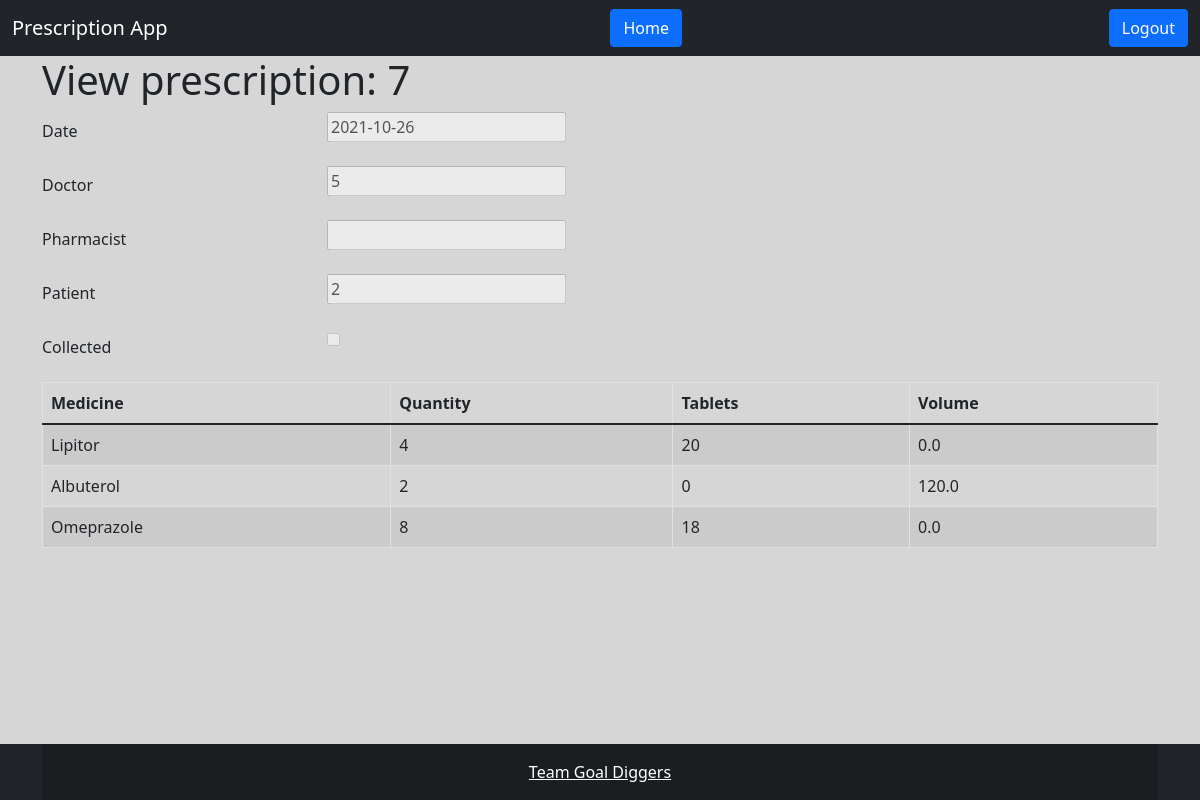
The app's page /view_prescription/7/ (signed in) with its own data.
### Prescriptions/models.py (models this page shows)
class Prescription(models.Model):
    date = models.DateTimeField(default=datetime.datetime.now)
    doctor = models.ForeignKey(CustomUser, on_delete=models.DO_NOTHING, related_name='doctor')
    pharmacist = models.ForeignKey(CustomUser, on_delete=models.DO_NOTHING, related_name='pharmacist', blank=True, null=True)
    patient = models.ForeignKey(CustomUser, on_delete=models.DO_NOTHING, related_name='patient')
    collected = models.BooleanField(default=False)
    def __str__(self):
        return 'Collected by ' if self.collected else 'Prescribed to ' + str(self.patient) + ' on ' + str(self.date)

class Medicine(models.Model):
    name = models.CharField(max_length=200)
    description = models.CharField(max_length=1000)
    tablets = models.PositiveIntegerField(default=0, validators=[MinValueValidator(0)])
    volume = models.FloatField(default=0, validators=[MinValueValidator(0)])
    def __str__(self):
        return self.name

### Accounts/models.py (models this page shows, shortened)
class CustomUser(AbstractBaseUser, PermissionsMixin):
    email = models.EmailField("email address", unique=True)
    is_staff = models.BooleanField(default=False)
    is_active = models.BooleanField(default=True)
    user_type = models.CharField(max_length=20, choices=USER_TYPES, default='patient')
    full_name = models.CharField(max_length=200)
    phone_number = models.CharField(max_length=10, unique=True)
    address = models.CharField(max_length=200)
    USERNAME_FIELD = "email"
    REQUIRED_FIELDS = []
    objects = CustomUserManager()
    class Meta:
        verbose_name = 'User'
        verbose_name_plural = 'Users'
    def __str__(self):
        return self.email

### PrescriptionApp/views.py (the view)
# urls.py: path('view_prescription/<int:pk>/', views.ViewPrescription.as_view(), name='view_prescription'),
class ViewPrescription(LoginRequiredMixin, UpdateView):
	template_name = 'doctor/view_prescription.html'
	model = Prescription
	form_class = ViewPrescriptionForm
	def dispatch(self, request, *args, **kwargs):
		if request.user.is_authenticated:
			if request.user.user_type == 'doctor':
				return self.get(request, *args, **kwargs)
			else:
				return redirect('home')
		else:
			return redirect('Accounts:login')
	def get_context_data(self, *, object_list=None, **kwargs):
		pk = self.kwargs.get('pk')
		context = super(ViewPrescription, self).get_context_data()
		medicine_quantity = MedicineQuantity.objects.filter(prescription_id=pk).select_related('medicine')
		context['items'] = []
		for item in medicine_quantity:
			context['items'].append([
				item.id,
				[
					item.medicine,
					item.quantity,
					item.medicine.tablets,
					item.medicine.volume,
				]
			])
		context['titles'] = [
			'Medicine',
			'Quantity',
			'Tablets',
			'Volume',
		]
		context['prescription_id'] = pk
		for item in medicine_quantity:
			print(item)
		return context
	def get_object(self, queryset=None):
		pk = self.kwargs.get('pk')
		obj = Prescription.objects.select_related('doctor').get(id=pk)
		print(f'obj:\n{obj}')
		print(obj.doctor)
		return obj

### Prescriptions/forms.py
class ViewPrescriptionForm(forms.ModelForm):
    class Meta:
        model = Prescription
        fields = ['date', 'doctor', 'pharmacist', 'patient', 'collected']
    date = forms.DateField(disabled=True)
    doctor = forms.CharField(disabled=True)
    pharmacist = forms.CharField(disabled=True)
    patient = forms.CharField(disabled=True)
    collected = forms.BooleanField(disabled=True)

### Prescriptions/models.py (called while the page is built)
    def __str__(self):
        return f'Quantity: {self.quantity}\nMedicine: {self.medicine}\nPrescription: {self.prescription}\nMedicine cart: {self.medicine_cart}'

### templates/doctor/view_prescription.html (shortened to what this page needs)
{% extends 'non_home.html' %}
{% block content %}
  <div class="container">
    <h1>View prescription: {{ object.id }}</h1>
    {% include 'field_and_label.html' with id='prescription_date'       label=form.date.label       field=form.date       disabled='disabled' %}
    {% include 'field_and_label.html' with id='prescription_doctor'     label=form.doctor.label     field=form.doctor     disabled='disabled' %}
    {% include 'field_and_label.html' with id='prescription_pharmacist' label=form.pharmacist.label field=form.pharmacist disabled='disabled' %}
    {% include 'field_and_label.html' with id='prescription_patient'    label=form.patient.label    field=form.patient    disabled='disabled' %}
    {% include 'field_and_label.html' with id='prescription_collected'  label=form.collected.label  field=form.collected  disabled='disabled' %}
    {% include 'data_table.html' with pk=object.id %}
  </div>
{% endblock %}
{% block script %}
  {% load static %}
{% endblock %}

### templates/field_and_label.html (shortened to what this page needs)
<div class="row mb-3">
  <label for="{{ id }}" class="col-sm-3 col-form-label" {{ disabled }}>{{ label }}</label>
  <div class="col-sm-9">
    {{ field }}
  </div>
</div>

### templates/data_table.html
<div class="table-responsive">
  <table class="table table-striped table-bordered table-hover" id="user_table">
    <thead class="thead-dark">
      <tr>
        {% for title in titles %}
          <th scope="col" class="th-clickable">{{ title }}</th>
        {% endfor %}
      </tr>
    </thead>
    {% for item_id, item in items %}
      <tr>
        {% for data in item %}
          {% if link %}
            <td><a href="{% url link pk=item_id %}">{{ data }}</a></td>
          {% else %}
            <td>{{ data }}</td>
          {% endif %}
        {% endfor %}
      </tr>
      {% empty %}
      <tr>
        {% for _ in titles %}
          <td class="text-muted">Empty</td>
        {% endfor %}
      </tr>
    {% endfor %}
  </table>
</div>

### records on screen
Prescription: id "7", date "2021-10-26", doctor "5", patient "2"
CustomUser: user_type "Doctor"
CustomUser: user_type "Patient"
Medicine: name "Lipitor", item "4" "20" "0.0"
Medicine: name "Albuterol", item "2" "0" "120.0"
Medicine: name "Omeprazole", item "8" "18" "0.0"

### other values on screen
{{ label }} "Date Pharmacist Collected"
{{ title }} "Medicine" "Quantity" "Tablets" "Volume"
